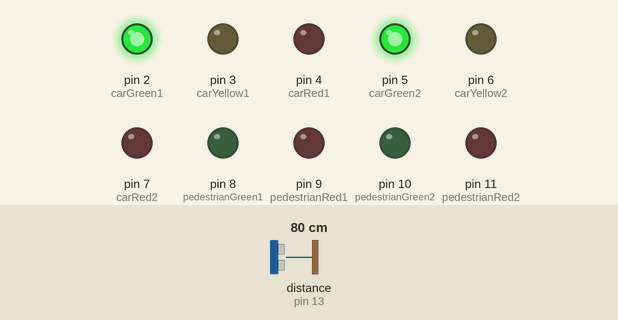
The sketch below on a simulated Arduino Uno, built with avr-gcc and run on an emulated ATmega328P. Shown: output pins drawn as LEDs (lit = HIGH). Wiring (inferred from the names in the program): ultrasonic range finder: trigger pin 12; echo pin 13. The test bench sets the inputs (shaded band); at power-on: distance to the obstacle (sensor on pin 13) 80 cm. The echo pulse lasts 58.3 µs per cm; pins used as bus, display or sensor lines are not drawn.

Above: at 1.2 s.
1.3 s: distance to the obstacle (sensor on pin 13) set to 56 cm
2.8 s: distance to the obstacle (sensor on pin 13) set to 46 cm
At 3.4 s:
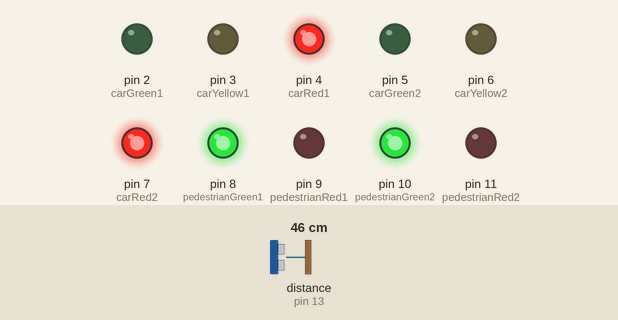
Timing chart, 0 to 5.8 s (numbered marks = the images above; inputs shaded):
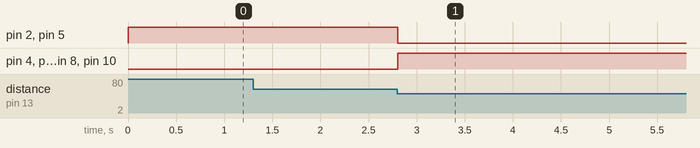

The sketch:

at021.ino
```cpp
const int carRed1 = 4;
const int carYellow1 = 3;
const int carGreen1 = 2;
const int carRed2 = 7;
const int carYellow2 = 6;
const int carGreen2 = 5;

const int pedestrianRed1 = 9;
const int pedestrianGreen1 = 8;
const int pedestrianRed2 = 11;
const int pedestrianGreen2 = 10;

const int trigPin = 12;
const int echoPin = 13;

void setup() {
  // LEDs dos carros
  pinMode(carRed1, OUTPUT);
  pinMode(carYellow1, OUTPUT);
  pinMode(carGreen1, OUTPUT);
  pinMode(carRed2, OUTPUT);
  pinMode(carYellow2, OUTPUT);
  pinMode(carGreen2, OUTPUT);

  // LEDs dos pedestres
  pinMode(pedestrianRed1, OUTPUT);
  pinMode(pedestrianGreen1, OUTPUT);
  pinMode(pedestrianRed2, OUTPUT);
  pinMode(pedestrianGreen2, OUTPUT);

  // Sensor de distância
  pinMode(trigPin, OUTPUT);
  pinMode(echoPin, INPUT);

  // Inicia os semáforos
  startCarSignals();
}

void loop() {
  long duration, distance;

  // Ativa o sensor de distância
  digitalWrite(trigPin, LOW);
  delayMicroseconds(2);
  digitalWrite(trigPin, HIGH);
  delayMicroseconds(10);
  digitalWrite(trigPin, LOW);

  duration = pulseIn(echoPin, HIGH);
  distance = (duration * 0.034) / 2; // cm

  if (distance < 50) {
    // Pedestre detectado
    stopCarSignals();
    startPedestrianSignals();
    delay(15000); // Espera 15 segundos
    stopPedestrianSignals();
    startCarSignals();
  }
}

void startCarSignals() {
  digitalWrite(carRed1, LOW);
  digitalWrite(carYellow1, LOW);
  digitalWrite(carGreen1, HIGH);
  digitalWrite(carRed2, LOW);
  digitalWrite(carYellow2, LOW);
  digitalWrite(carGreen2, HIGH);
}

void stopCarSignals() {
  digitalWrite(carRed1, HIGH);
  digitalWrite(carYellow1, LOW);
  digitalWrite(carGreen1, LOW);
  digitalWrite(carRed2, HIGH);
  digitalWrite(carYellow2, LOW);
  digitalWrite(carGreen2, LOW);
}

void startPedestrianSignals() {
  digitalWrite(pedestrianRed1, LOW);
  digitalWrite(pedestrianGreen1, HIGH);
  digitalWrite(pedestrianRed2, LOW);
  digitalWrite(pedestrianGreen2, HIGH);
}

void stopPedestrianSignals() {
  digitalWrite(pedestrianRed1, HIGH);
  digitalWrite(pedestrianGreen1, LOW);
  digitalWrite(pedestrianRed2, HIGH);
  digitalWrite(pedestrianGreen2, LOW);
}
```

Measured:
- the behaviour switches between 51 and 50 cm on distance to the obstacle (sensor on pin 13) (found by bisection; images 0 and 1)
- after the input at 1.3 s, every drawn part: stays the same
- after the input at 2.8 s, pin 2 (carGreen1), pin 5 (carGreen2): HIGH → LOW at once; pin 4 (carRed1), pin 7 (carRed2), pin 8 (pedestrianGreen1), pin 10 (pedestrianGreen2): LOW → HIGH at once
